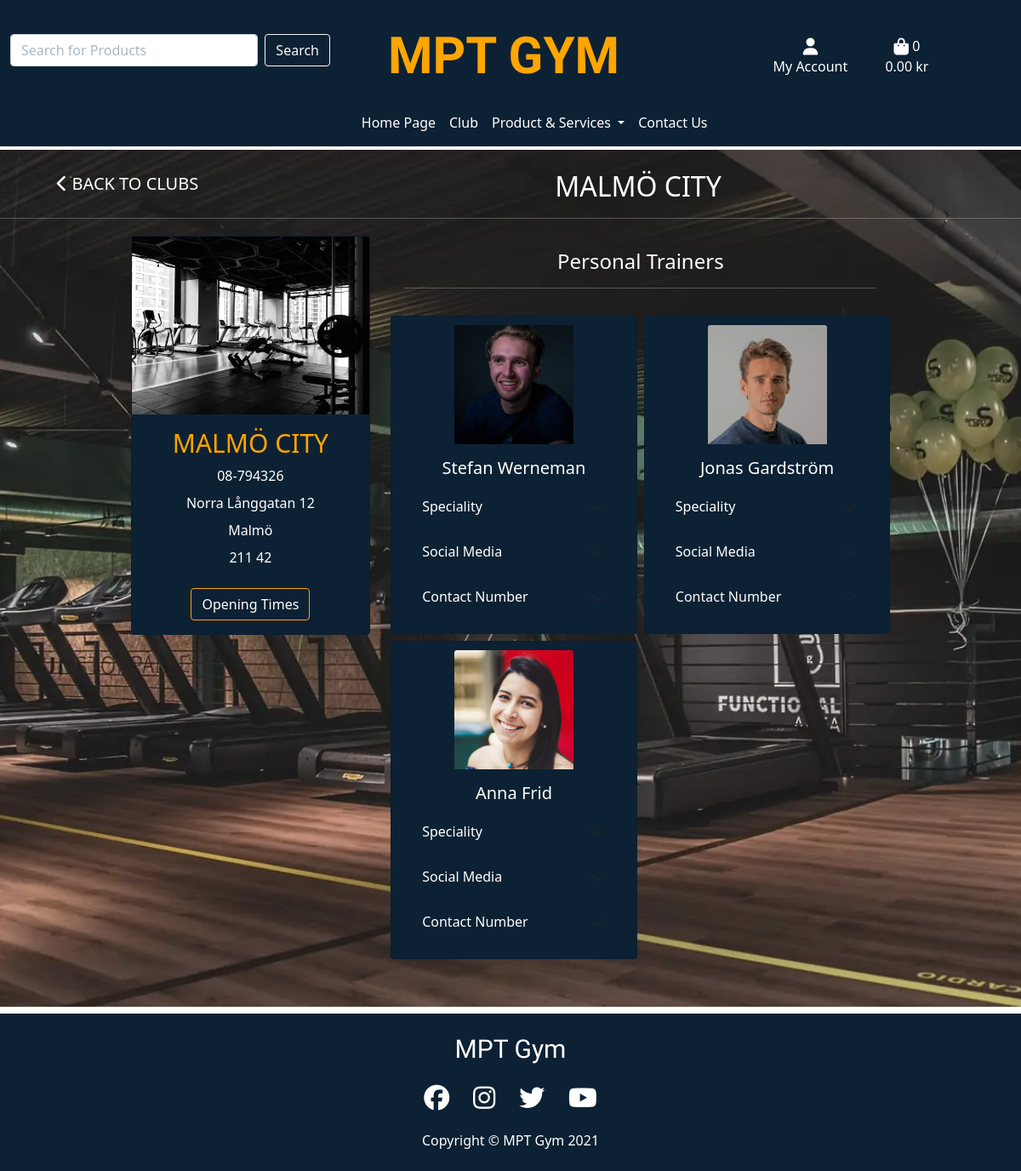
The app's page /clubs/1/ with its own data.
### clubs/models.py (models this page shows, shortened)
class Club(models.Model):
    club = models.CharField(max_length=200)
    city_or_town = models.ForeignKey('City_or_Town', null=True, blank=True,
                                 on_delete=models.SET_NULL)
    phone_number = models.CharField(max_length=14, null=False, blank=False)
    email = models.EmailField(max_length=255, null=False, blank=False)
    postcode = models.CharField(max_length=20,  null=False, blank=False)
    street_address = models.CharField(max_length=80, null=False, blank=False)
    image = models.ImageField(null=True, blank=True)

class City_or_Town(models.Model):
    city_or_town = models.CharField(max_length=40, null=False, blank=False)
    def __str__(self):
        return self.city_or_town

class Personal_Trainer(models.Model):
    full_name = models.CharField(max_length=200)
    club = models.ForeignKey('Club', null=True, blank=True,
                                 on_delete=models.SET_NULL)
    speciality1 = models.CharField(max_length=100, null=True, blank=True)
    speciality2 = models.CharField(max_length=100, null=True, blank=True)
    phone_number = models.CharField(max_length=20, null=True, blank=True)
    social_link_1 = models.CharField(max_length=200, null=True, blank=True)
    image_url = models.URLField(max_length=1024, null=True, blank=True)
    image = models.ImageField(null=True, blank=True)

### clubs/views.py (the view)
# urls.py: path('<club_id>/', views.club_detail, name='club_detail'),
def club_detail(request, club_id):
    club = get_object_or_404(Club, pk=club_id)
    pts = Personal_Trainer.objects.all()
    context = {
        'club': club,
        'pts': pts,
    }
    return render(request, 'clubs/club_detail.html', context)

### bag/contexts.py (called while the page is built, shortened)
def bag_contents(request):
    bag_items = []
    total = 0
    product_count = 0
    bag = request.session.get('bag', {})
    if total < settings.FREE_DELIVERY_THRESHOLD:
        delivery = total * Decimal(settings.STANDARD_DELIVERY_PERCENTAGE / 100)
        free_delivery_delta = settings.FREE_DELIVERY_THRESHOLD - total
    else:
        delivery = 0
        free_delivery_delta = 0
    grand_total = delivery + total
    context = {
        'bag_items': bag_items,
        'total': total,
        'product_count': product_count,
        'delivery': delivery,
        'free_delivery_delta': free_delivery_delta,
        'free_delivery_threshold': settings.FREE_DELIVERY_THRESHOLD,
        'grand_total': grand_total,
    }
    return context

### clubs/templates/clubs/club_detail.html (shortened to what this page needs)
{% extends "base.html" %}
{% load static %}
{% block content %}
<div class="container-fluid full-screen">
    <section class="mt-1">
        <div class="row">
            <div class="col">
                <div class="row">
                    <div class="col-12 col-md-3 text-center py-3 d-none d-sm-none d-md-block">
                    <div>
                        <a href="{% url 'clubs' %}" class="btn btn-outline-black rounded-0 btn-lg">
                            <span class="icon">
                                <i class="fas fa-chevron-left text-white"></i>
                            </span>
                            <span class="text-uppercase text-white">Back to Clubs</span>
                        </a>
                    </div>
                    </div>
                    <div class="col-12 col-md-9 text-center pt-4">
                        <h2 class="text-white text-uppercase">{{ club.club }}</h2>
                    </div>
                    <hr class="text-white">
                </div>
                <section class="container col-12">
                    <div class="row mt-1 mb-2">
                        <div class="col-sm-12 col-md-12 col-lg-4 col-xl-4">
                            <div class="card mb-3 base-color">
                              {%  if club.image %}
                              <img src="{{ club.image.url }}" class="card-img-top" alt="{{ club.name}}">
                              {% else %}
                              <img src="{{ MEDIA_URL }}noimage.png" class="card-img-top" alt="{{ club.name}}">
                              {% endif %}
                                <div class="card-body text-center">
                                    <h5 class="card-title text-orange text-uppercase">{{ club.club }}</h5>
                                    <p class="mb-2 ">{{ club.phone_number }}</p>
                                    <p class="mb-2">{{ club.street_address }}</p>
                                    <p class="mb-2">{{ club.city_or_town }}</p>
                                    <p class="mb-2">{{ club.postcode }}</p>
                                </div>
                                <div class="row mb-3">
                                    <div class="col text-center">
                                        <button type="button" class="btn btn-primary opening-times" data-bs-toggle="modal" data-bs-target="#exampleModal">
                                            Opening Times
                                        </button>
                                    </div>
                                </div>
                            </div>
                        </div>
                        <div class="col">
                            <div class="col text-center p-3">
                                <h4 class="text-white">Personal Trainers</h>
                                <hr class="text-white">
                            </div>
                            <div class="row row-cols-1 row-cols-lg-2 g-2 personal-trainers mb-5">
                                {% for pt in pts %}
                                     {% if club == pt.club %}
                                <div class="col">
                                    <div class="card text-center pt-container base-color">
                                        <div class="rounded-image">
                                            <picture>
                                                {%  if pt.image %}
                                                <img src="{{ pt.image.url }}" class="card-img-top" alt="{{ pt.name}}">
                                                {% else %}
                                                <img src="{{ MEDIA_URL }}noimage.png" class="card-img-top" alt="{{ pt.name}}">
                                                {% endif %}
                                            </picture>
                                        </div>
                                            <div class="card-body">
                                            <h5 class="card-title text-white">{{ pt.full_name }}</h5>
                                            <div class="accordion accordion-flush" id="accordionFlushExample">
                                                <div class="accordion-item base-color">
                                                  <h2 class="accordion-header" id="flush-headingOne">
                                                    <button class="accordion-button collapsed base-color text-white" type="button" data-bs-toggle="collapse" data-bs-target="#flush-collapseOne" aria-expanded="false" aria-controls="flush-collapseOne">
                                                      Speciality
                                                    </button>
                                                  </h2>
                                                </div>
                                                <div class="accordion-item base-color">
                                                  <h2 class="accordion-header" id="flush-headingTwo">
                                                    <button class="accordion-button collapsed base-color text-white" type="button" data-bs-toggle="collapse" data-bs-target="#flush-collapseTwo" aria-expanded="false" aria-controls="flush-collapseTwo">
                                                      Social Media
                                                    </button>
                                                  </h2>
                                                </div>
                                                <div class="accordion-item base-color">
                                                  <h2 class="accordion-header" id="flush-headingThree">
                                                    <button class="accordion-button collapsed base-color text-white" type="button" data-bs-toggle="collapse" data-bs-target="#flush-collapseThree" aria-expanded="false" aria-controls="flush-collapseThree">
                                                      Contact Number
                                                    </button>
                                                  </h2>
                                                </div>
                                              </div>
                                        </div>
                                    </div>
                                </div>
                                {% endif %}
                                {% endfor %}
                            </div>
                        </div>
                    </div>
                </section>
            </div>
        </div>
    </section>
</div>
{% endblock %}

### templates/base.html (shortened to what this page needs)
{% load static %}
<!doctype html>
<html lang="en">
  <head>
    {% block corecss %}
    <link href="https://cdn.jsdelivr.net/npm/bootstrap@5.1.3/dist/css/bootstrap.min.css" rel="stylesheet">
    <link rel="stylesheet" href="{% static 'css/base.css' %}">
    {% endblock %}
  </head>
  <body>
    <header class="container-fluid base-color">
      <div class="row pt-lg-3 d-none d-lg-flex">
        <div class="col-12 col-lg-4 text-center mt-4">
          <form method="" action="{% url 'products' %}" class="d-flex">
            <input class="form-control me-2" type="search" name="q" placeholder="Search for Products" aria-label="Search">
            <button class="btn btn-outline-light" type="submit">Search</button>
          </form>
        </div>
        <div class="col-12 col-lg-4 text-center">
          <a class="navbar-brand nav-link logo" href="{% url 'home' %}"><strong>MPT GYM</strong></a>
        </div>
        <div class="col-12 col-lg-4 my-auto py-1 py-lg-0">
          <ul class="list-inline list-unstyled text-center text-lg-right my-0">
              <li class="list-inline-item nav-item dropdown">
                  <a class="text-color nav-link" href="#" id="user-options" data-bs-toggle="dropdown" aria-haspopup="true" aria-expanded="false">
                      <div class="text-center">
                          <div><i class="fas fa-user fa-lg"></i></div>
                          <p class="my-0">My Account</p>
                      </div>
                  </a>
            </li>
            <li class="list-inline-item">
              <a class="{% if grand_total %}text-info font-weight-bold{% else %}text-black{% endif %} nav-link text-color" href="{% url 'view_bag' %}">
                <div class="text-center">
                  <div><i class="fas fa-shopping-bag fa-lg"></i><span class= "text-center" >
                    {{ product_count }}</span>
                  </div>
                  <p class="my-0">
                    {% if grand_total %}
                      {{ grand_total|floatformat:2 }}kr
                    {% else %}
                    0.00 kr
                    {% endif %}
                  </p>
                </div>
              </a>
            </li>
          </ul>
        </div>
      </div>
      <div class="row">
        <nav class="navbar navbar-expand-lg navbar-light w-100 small-screen-wrap">
            {% include 'includes/mobile-top-header.html' %}
            {% include 'includes/main-nav.html' %}
        </nav>
    </div>
    </header>
    {% block content %}
    {% endblock %}
    {% block footer %}
    <footer class="text-white text-center footer-style box-background">
      <div class="row mt-2">
        <div class="footer-heading pt-4">
          <h4 class="logo-2">MPT Gym</h4>
        </div>
        <div class="social footer-body my-2">
          <span>
            <a href="http://www.facebook.com" target="_blank" rel="noopener">
              <i class="fab fa-facebook text-color"></i>
            </a>
            <a href="https://www.instagram.com" target="_blank" rel="noopener">
              <i class="fab fa-instagram text-color"></i>
            </a>
            <a href="http://www.twitter.com" target="_blank" rel="noopener">
              <i class="fab fa-twitter text-color"></i>
            </a>
            <a href="http://www.youtube.com" target="_blank" rel="noopener">
              <i class="fab fa-youtube text-color"></i>
            </a>
          </span>
        </div>
        <div class="copy-right my-2">
          <p>Copyright © MPT Gym 2021</p>
        </div>
      </div>
    </footer>
    {% endblock %}
  </body>
</html>

### templates/includes/mobile-top-header.html (shortened to what this page needs)
<ul class="mobile-small-screen">
  </ul>

### templates/includes/main-nav.html (shortened to what this page needs)
<div class="collapse navbar-collapse" id="main-nav">
    <ul class="navbar-nav w-auto mx-auto">
      <li class="nav-item">
        <a class="nav-link text-color" href="{% url 'home' %}">Home Page</a>
    </li>
        <li class="nav-item">
            <a class="nav-link text-color" href="{% url 'clubs' %}">Club</a>
        </li>
          <li class="nav-item dropdown">
            <a class="nav-link dropdown-toggle text-color" href="#" id="navbarDropdown" role="button" data-bs-toggle="dropdown" aria-expanded="false">
              Product & Services
            </a>
          </li>
        <li class="nav-item">
            <a class="nav-link text-color" href="{% url 'contact' %}">Contact Us</a>
        </li>
    </ul>
</div>

### static/css/base.css (style rules this page uses)
html { height: 100%; }
.full-screen { background: url('/media/home-gym-photo.webp') no-repeat center center fixed; background-size: cover; height: 100% !important; }
.logo { font-size: 60px; color: orange; font-family: 'Bungee Outline', cursive; }
.logo-2 { font-size: 30px; color: white; font-family: 'Bungee Outline', cursive; }
p { color: white !important; }
.personal-trainers .pt-container .rounded-image { height: 140px; width: 140px; margin: 0 auto; margin-top: 10px; }
.base-color { background-color: #0d2134 !important; }
#main-nav { background-color: #0d2134 !important; z-index: 0; }
.box-background { background-color: #0d2134 !important; }
.text-color { color: white !important; }
input[name='q']::placeholder { color: #aab7c4; }
.social a { text-decoration: none; font-size: 30px; padding: 10px; }
.text-orange { color: orange; font-size: 30px; }
.opening-times { color: #fff; background-color: #0d2134; border-color: orange; }
@media (min-width: 1200px) { .container { max-width: 80%; } }

### records on screen
Club: club "MALMÖ CITY", image (picture), phone_number "08-794326", street_address "Norra Långgatan 12", city_or_town "Malmö", postcode "211 42"
Personal_Trainer: image (picture), full_name "Stefan Werneman"
Personal_Trainer: image (picture), full_name "Jonas Gardström"
Personal_Trainer: image (picture), full_name "Anna Frid"

### other values on screen
{{ product_count }} "0"
